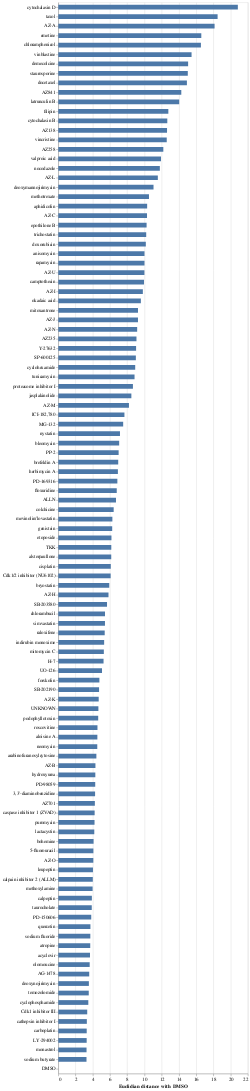

The notebook cell this image was saved under:
### Code cell
#let's now plot the euclidian distance of each compound with DMSO

# sns.barplot(df_mean.sort_values('euclidian_distance').compound, df_mean.sort_values('euclidian_distance').euclidian_distance)

bar = alt.Chart(df_mean).mark_bar(size = 10).encode(
    x = alt.X('euclidian_distance:Q',
             axis = alt.Axis(
             title = 'Euclidian distance with DMSO'), scale=alt.Scale(padding=0)),
    y = alt.Y('compound:N',
             axis = alt.Axis(title = ''), sort='-x', scale=alt.Scale(padding=0)))

bar

### Figure 1 — Vega-Lite specification as saved in the notebook (floating-point values rounded to 4 significant figures; data arrays with more than 128 entries replaced by an {"elided": "..."} marker saying what was removed)
{"config": {"view": {"continuousWidth": 400, "continuousHeight": 300}}, "data": {"name": "data-4d8aef26fe1f89d2790d0a8ffb632bb4"}, "mark": {"type": "bar", "size": 10}, "encoding": {"x": {"type": "quantitative", "axis": {"title": "Euclidian distance with DMSO"}, "field": "euclidian_distance", "scale": {"padding": 0}}, "y": {"type": "nominal", "axis": {"title": ""}, "field": "compound", "scale": {"padding": 0}, "sort": "-x"}}, "$schema": "https://vega.github.io/schema/vega-lite/v4.8.1.json", "datasets": {"data-4d8aef26fe1f89d2790d0a8ffb632bb4": [{"compound": "3,3'-diaminobenzidine", "mean_vector": {"elided": "256 float values"}, "euclidian_distance": 4.269}, {"compound": "5-fluorouracil", "mean_vector": {"elided": "256 float values"}, "euclidian_distance": 4.071}, {"compound": "AG-1478", "mean_vector": {"elided": "256 float values"}, "euclidian_distance": 3.588}, {"compound": "ALLN", "mean_vector": {"elided": "256 float values"}, "euclidian_distance": 6.694}, {"compound": "AZ-A", "mean_vector": {"elided": "256 float values"}, "euclidian_distance": 18.13}, {"compound": "AZ-B", "mean_vector": {"elided": "256 float values"}, "euclidian_distance": 4.309}, {"compound": "AZ-C", "mean_vector": {"elided": "256 float values"}, "euclidian_distance": 10.29}, {"compound": "AZ-H", "mean_vector": {"elided": "256 float values"}, "euclidian_distance": 5.825}, {"compound": "AZ-I", "mean_vector": {"elided": "256 float values"}, "euclidian_distance": 9.81}, {"compound": "AZ-J", "mean_vector": {"elided": "256 float values"}, "euclidian_distance": 9.245}, {"compound": "AZ-K", "mean_vector": {"elided": "256 float values"}, "euclidian_distance": 4.688}, {"compound": "AZ-L", "mean_vector": {"elided": "256 float values"}, "euclidian_distance": 11.55}, {"compound": "AZ-M", "mean_vector": {"elided": "256 float values"}, "euclidian_distance": 8.197}, {"compound": "AZ-N", "mean_vector": {"elided": "256 float values"}, "euclidian_distance": 9.151}, {"compound": "AZ-O", "mean_vector": {"elided": "256 float values"}, "euclidian_distance": 4.064}, {"compound": "AZ-U", "mean_vector": {"elided": "256 float values"}, "euclidian_distance": 9.994}, {"compound": "AZ138", "mean_vector": {"elided": "256 float values"}, "euclidian_distance": 12.62}, {"compound": "AZ235", "mean_vector": {"elided": "256 float values"}, "euclidian_distance": 9.07}, {"compound": "AZ258", "mean_vector": {"elided": "256 float values"}, "euclidian_distance": 12.19}, {"compound": "AZ701", "mean_vector": {"elided": "256 float values"}, "euclidian_distance": 4.243}, {"compound": "AZ841", "mean_vector": {"elided": "256 float values"}, "euclidian_distance": 14.27}, {"compound": "Cdk1 inhibitor III", "mean_vector": {"elided": "256 float values"}, "euclidian_distance": 3.356}, {"compound": "Cdk1/2 inhibitor (NU6102)", "mean_vector": {"elided": "256 float values"}, "euclidian_distance": 6.074}, {"compound": "DMSO", "mean_vector": {"elided": "256 float values"}, "euclidian_distance": 0.0}, {"compound": "H-7", "mean_vector": {"elided": "256 float values"}, "euclidian_distance": 5.25}, {"compound": "ICI-182,780", "mean_vector": {"elided": "256 float values"}, "euclidian_distance": 7.673}, {"compound": "LY-294002", "mean_vector": {"elided": "256 float values"}, "euclidian_distance": 3.292}, {"compound": "MG-132", "mean_vector": {"elided": "256 float values"}, "euclidian_distance": 7.527}, {"compound": "PD-150606", "mean_vector": {"elided": "256 float values"}, "euclidian_distance": 3.823}, {"compound": "PD-169316", "mean_vector": {"elided": "256 float values"}, "euclidian_distance": 6.853}, {"compound": "PD-98059", "mean_vector": {"elided": "256 float values"}, "euclidian_distance": 4.285}, {"compound": "PP-2", "mean_vector": {"elided": "256 float values"}, "euclidian_distance": 7.0}, {"compound": "SB-202190", "mean_vector": {"elided": "256 float values"}, "euclidian_distance": 4.731}, {"compound": "SB-203580", "mean_vector": {"elided": "256 float values"}, "euclidian_distance": 5.653}, {"compound": "SP-600125", "mean_vector": {"elided": "256 float values"}, "euclidian_distance": 8.999}, {"compound": "TKK", "mean_vector": {"elided": "256 float values"}, "euclidian_distance": 6.149}, {"compound": "UNKNOWN", "mean_vector": {"elided": "256 float values"}, "euclidian_distance": 4.653}, {"compound": "UO-126", "mean_vector": {"elided": "256 float values"}, "euclidian_distance": 5.072}, {"compound": "Y-27632", "mean_vector": {"elided": "256 float values"}, "euclidian_distance": 9.027}, {"compound": "acyclovir", "mean_vector": {"elided": "256 float values"}, "euclidian_distance": 3.676}, {"compound": "aloisine A", "mean_vector": {"elided": "256 float values"}, "euclidian_distance": 4.534}, {"compound": "alsterpaullone", "mean_vector": {"elided": "256 float values"}, "euclidian_distance": 6.143}, {"compound": "anisomycin", "mean_vector": {"elided": "256 float values"}, "euclidian_distance": 10.0}, {"compound": "aphidicolin", "mean_vector": {"elided": "256 float values"}, "euclidian_distance": 10.31}, {"compound": "arabinofuranosylcytosine", "mean_vector": {"elided": "256 float values"}, "euclidian_distance": 4.419}, {"compound": "atropine", "mean_vector": {"elided": "256 float values"}, "euclidian_distance": 3.707}, {"compound": "bleomycin", "mean_vector": {"elided": "256 float values"}, "euclidian_distance": 7.063}, {"compound": "bohemine", "mean_vector": {"elided": "256 float values"}, "euclidian_distance": 4.093}, {"compound": "brefeldin A", "mean_vector": {"elided": "256 float values"}, "euclidian_distance": 6.952}, {"compound": "bryostatin", "mean_vector": {"elided": "256 float values"}, "euclidian_distance": 5.912}, {"compound": "calpain inhibitor 2 (ALLM)", "mean_vector": {"elided": "256 float values"}, "euclidian_distance": 4.003}, {"compound": "calpeptin", "mean_vector": {"elided": "256 float values"}, "euclidian_distance": 3.895}, {"compound": "camptothecin", "mean_vector": {"elided": "256 float values"}, "euclidian_distance": 9.944}, {"compound": "carboplatin", "mean_vector": {"elided": "256 float values"}, "euclidian_distance": 3.296}, {"compound": "caspase inhibitor 1 (ZVAD)", "mean_vector": {"elided": "256 float values"}, "euclidian_distance": 4.218}, {"compound": "cathepsin inhibitor I", "mean_vector": {"elided": "256 float values"}, "euclidian_distance": 3.312}, {"compound": "chlorambucil", "mean_vector": {"elided": "256 float values"}, "euclidian_distance": 5.418}, {"compound": "chloramphenicol", "mean_vector": {"elided": "256 float values"}, "euclidian_distance": 16.55}, {"compound": "cisplatin", "mean_vector": {"elided": "256 float values"}, "euclidian_distance": 6.091}, {"compound": "colchicine", "mean_vector": {"elided": "256 float values"}, "euclidian_distance": 6.425}, {"compound": "cyclohexamide", "mean_vector": {"elided": "256 float values"}, "euclidian_distance": 8.923}, {"compound": "cyclophosphamide", "mean_vector": {"elided": "256 float values"}, "euclidian_distance": 3.483}, {"compound": "cytochalasin B", "mean_vector": {"elided": "256 float values"}, "euclidian_distance": 12.65}, {"compound": "cytochalasin D", "mean_vector": {"elided": "256 float values"}, "euclidian_distance": 20.83}, {"compound": "demecolcine", "mean_vector": {"elided": "256 float values"}, "euclidian_distance": 15.06}, {"compound": "deoxymannojirimycin", "mean_vector": {"elided": "256 float values"}, "euclidian_distance": 11.05}, {"compound": "deoxynojirimycin", "mean_vector": {"elided": "256 float values"}, "euclidian_distance": 3.548}, {"compound": "docetaxel", "mean_vector": {"elided": "256 float values"}, "euclidian_distance": 14.92}, {"compound": "doxorubicin", "mean_vector": {"elided": "256 float values"}, "euclidian_distance": 10.16}, {"compound": "emetine", "mean_vector": {"elided": "256 float values"}, "euclidian_distance": 16.59}, {"compound": "epothilone B", "mean_vector": {"elided": "256 float values"}, "euclidian_distance": 10.25}, {"compound": "etoposide", "mean_vector": {"elided": "256 float values"}, "euclidian_distance": 6.168}, {"compound": "filipin", "mean_vector": {"elided": "256 float values"}, "euclidian_distance": 12.77}, {"compound": "floxuridine", "mean_vector": {"elided": "256 float values"}, "euclidian_distance": 6.782}, {"compound": "forskolin", "mean_vector": {"elided": "256 float values"}, "euclidian_distance": 4.77}, {"compound": "genistein", "mean_vector": {"elided": "256 float values"}, "euclidian_distance": 6.254}, {"compound": "herbimycin A", "mean_vector": {"elided": "256 float values"}, "euclidian_distance": 6.915}, {"compound": "hydroxyurea", "mean_vector": {"elided": "256 float values"}, "euclidian_distance": 4.296}, {"compound": "indirubin monoxime", "mean_vector": {"elided": "256 float values"}, "euclidian_distance": 5.32}, {"compound": "jasplakinolide", "mean_vector": {"elided": "256 float values"}, "euclidian_distance": 8.478}, {"compound": "lactacystin", "mean_vector": {"elided": "256 float values"}, "euclidian_distance": 4.176}, {"compound": "latrunculin B", "mean_vector": {"elided": "256 float values"}, "euclidian_distance": 14.03}, {"compound": "leupeptin", "mean_vector": {"elided": "256 float values"}, "euclidian_distance": 4.022}, {"compound": "methotrexate", "mean_vector": {"elided": "256 float values"}, "euclidian_distance": 10.52}, {"compound": "methoxylamine", "mean_vector": {"elided": "256 float values"}, "euclidian_distance": 3.981}, {"compound": "mevinolin/lovastatin", "mean_vector": {"elided": "256 float values"}, "euclidian_distance": 6.275}, {"compound": "mitomycin C", "mean_vector": {"elided": "256 float values"}, "euclidian_distance": 5.284}, {"compound": "mitoxantrone", "mean_vector": {"elided": "256 float values"}, "euclidian_distance": 9.246}, {"compound": "monastrol", "mean_vector": {"elided": "256 float values"}, "euclidian_distance": 3.277}, {"compound": "neomycin", "mean_vector": {"elided": "256 float values"}, "euclidian_distance": 4.523}, {"compound": "nocodazole", "mean_vector": {"elided": "256 float values"}, "euclidian_distance": 11.78}, {"compound": "nystatin", "mean_vector": {"elided": "256 float values"}, "euclidian_distance": 7.156}, {"compound": "okadaic acid", "mean_vector": {"elided": "256 float values"}, "euclidian_distance": 9.58}, {"compound": "olomoucine", "mean_vector": {"elided": "256 float values"}, "euclidian_distance": 3.642}, {"compound": "podophyllotoxin", "mean_vector": {"elided": "256 float values"}, "euclidian_distance": 4.631}, {"compound": "proteasome inhibitor I", "mean_vector": {"elided": "256 float values"}, "euclidian_distance": 8.658}, {"compound": "puromycin", "mean_vector": {"elided": "256 float values"}, "euclidian_distance": 4.205}, {"compound": "quercetin", "mean_vector": {"elided": "256 float values"}, "euclidian_distance": 3.728}, {"compound": "raloxifene", "mean_vector": {"elided": "256 float values"}, "euclidian_distance": 5.386}, {"compound": "rapamycin", "mean_vector": {"elided": "256 float values"}, "euclidian_distance": 10.0}, {"compound": "roscovitine", "mean_vector": {"elided": "256 float values"}, "euclidian_distance": 4.545}, {"compound": "simvastatin", "mean_vector": {"elided": "256 float values"}, "euclidian_distance": 5.415}, {"compound": "sodium butyrate", "mean_vector": {"elided": "256 float values"}, "euclidian_distance": 3.272}, {"compound": "sodium fluoride", "mean_vector": {"elided": "256 float values"}, "euclidian_distance": 3.716}, {"compound": "staurosporine", "mean_vector": {"elided": "256 float values"}, "euclidian_distance": 15.02}, {"compound": "taurocholate", "mean_vector": {"elided": "256 float values"}, "euclidian_distance": 3.882}, {"compound": "taxol", "mean_vector": {"elided": "256 float values"}, "euclidian_distance": 18.48}, {"compound": "temozolomide", "mean_vector": {"elided": "256 float values"}, "euclidian_distance": 3.534}, {"compound": "trichostatin", "mean_vector": {"elided": "256 float values"}, "euclidian_distance": 10.2}, {"compound": "tunicamycin", "mean_vector": {"elided": "256 float values"}, "euclidian_distance": 8.846}, {"compound": "valproic acid", "mean_vector": {"elided": "256 float values"}, "euclidian_distance": 11.92}, {"compound": "vinblastine", "mean_vector": {"elided": "256 float values"}, "euclidian_distance": 15.46}, {"compound": "vincristine", "mean_vector": {"elided": "256 float values"}, "euclidian_distance": 12.58}]}}
